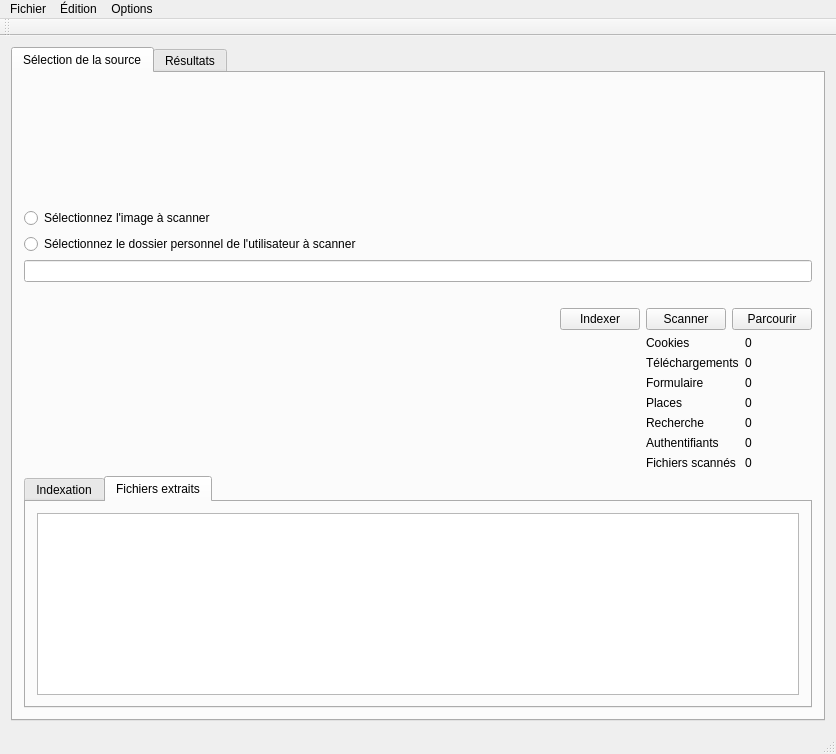
<?xml version="1.0" encoding="UTF-8"?>
<ui version="4.0">
 <class>Main_Window</class>
 <widget class="QMainWindow" name="Main_Window">
  <property name="geometry">
   <rect>
    <x>0</x>
    <y>0</y>
    <width>836</width>
    <height>754</height>
   </rect>
  </property>
  <property name="windowTitle">
   <string>Forensics Data Extractor</string>
  </property>
  <widget class="QWidget" name="centralWidget">
   <layout class="QVBoxLayout" name="verticalLayout_2">
    <item>
     <widget class="QTabWidget" name="tab_results">
      <property name="currentIndex">
       <number>0</number>
      </property>
      <widget class="QWidget" name="tab_fs">
       <attribute name="title">
        <string>Sélection de la source</string>
       </attribute>
       <layout class="QGridLayout" name="gridLayout">
        <item row="5" column="1" colspan="3">
         <layout class="QHBoxLayout" name="horizontalLayout">
          <item>
           <widget class="QPushButton" name="index_button">
            <property name="text">
             <string>Indexer</string>
            </property>
           </widget>
          </item>
          <item>
           <widget class="QPushButton" name="scan_button">
            <property name="text">
             <string>Scanner</string>
            </property>
           </widget>
          </item>
          <item>
           <widget class="QPushButton" name="browse_button">
            <property name="text">
             <string>Parcourir</string>
            </property>
           </widget>
          </item>
         </layout>
        </item>
        <item row="6" column="0" colspan="2">
         <spacer name="horizontalSpacer_3">
          <property name="orientation">
           <enum>Qt::Horizontal</enum>
          </property>
          <property name="sizeHint" stdset="0">
           <size>
            <width>684</width>
            <height>20</height>
           </size>
          </property>
         </spacer>
        </item>
        <item row="5" column="0">
         <spacer name="horizontalSpacer">
          <property name="orientation">
           <enum>Qt::Horizontal</enum>
          </property>
          <property name="sizeHint" stdset="0">
           <size>
            <width>600</width>
            <height>20</height>
           </size>
          </property>
         </spacer>
        </item>
        <item row="4" column="0" colspan="4">
         <spacer name="horizontalSpacer_2">
          <property name="orientation">
           <enum>Qt::Horizontal</enum>
          </property>
          <property name="sizeHint" stdset="0">
           <size>
            <width>793</width>
            <height>20</height>
           </size>
          </property>
         </spacer>
        </item>
        <item row="3" column="0" colspan="4">
         <widget class="QLineEdit" name="source_line"/>
        </item>
        <item row="6" column="2" colspan="2">
         <layout class="QFormLayout" name="formLayout">
          <property name="fieldGrowthPolicy">
           <enum>QFormLayout::AllNonFixedFieldsGrow</enum>
          </property>
          <item row="0" column="0">
           <widget class="QLabel" name="cookies_label">
            <property name="text">
             <string>Cookies</string>
            </property>
           </widget>
          </item>
          <item row="0" column="1">
           <widget class="QLabel" name="cookies_number">
            <property name="text">
             <string>0</string>
            </property>
           </widget>
          </item>
          <item row="1" column="0">
           <widget class="QLabel" name="downloads_label">
            <property name="text">
             <string>Téléchargements</string>
            </property>
           </widget>
          </item>
          <item row="1" column="1">
           <widget class="QLabel" name="downloads_number">
            <property name="text">
             <string>0</string>
            </property>
           </widget>
          </item>
          <item row="2" column="0">
           <widget class="QLabel" name="forms_label">
            <property name="text">
             <string>Formulaire</string>
            </property>
           </widget>
          </item>
          <item row="2" column="1">
           <widget class="QLabel" name="forms_number">
            <property name="text">
             <string>0</string>
            </property>
           </widget>
          </item>
          <item row="3" column="0">
           <widget class="QLabel" name="places_label">
            <property name="text">
             <string>Places</string>
            </property>
           </widget>
          </item>
          <item row="3" column="1">
           <widget class="QLabel" name="places_number">
            <property name="text">
             <string>0</string>
            </property>
           </widget>
          </item>
          <item row="4" column="0">
           <widget class="QLabel" name="search_label">
            <property name="text">
             <string>Recherche</string>
            </property>
           </widget>
          </item>
          <item row="4" column="1">
           <widget class="QLabel" name="search_number">
            <property name="text">
             <string>0</string>
            </property>
           </widget>
          </item>
          <item row="5" column="0">
           <widget class="QLabel" name="signons_label">
            <property name="text">
             <string>Authentifiants</string>
            </property>
           </widget>
          </item>
          <item row="5" column="1">
           <widget class="QLabel" name="signons_number">
            <property name="text">
             <string>0</string>
            </property>
           </widget>
          </item>
          <item row="6" column="0">
           <widget class="QLabel" name="indexed_files_label">
            <property name="text">
             <string>Fichiers scannés</string>
            </property>
           </widget>
          </item>
          <item row="6" column="1">
           <widget class="QLabel" name="indexed_files_number">
            <property name="text">
             <string>0</string>
            </property>
           </widget>
          </item>
         </layout>
        </item>
        <item row="7" column="0" colspan="4">
         <widget class="QTabWidget" name="tab_processing">
          <property name="currentIndex">
           <number>1</number>
          </property>
          <widget class="QWidget" name="tab_indexing">
           <attribute name="title">
            <string>Indexation</string>
           </attribute>
           <layout class="QVBoxLayout" name="verticalLayout_9">
            <item>
             <widget class="QTableView" name="indexed_list">
              <property name="verticalScrollBarPolicy">
               <enum>Qt::ScrollBarAlwaysOn</enum>
              </property>
             </widget>
            </item>
           </layout>
          </widget>
          <widget class="QWidget" name="tab_files_found">
           <attribute name="title">
            <string>Fichiers extraits</string>
           </attribute>
           <layout class="QVBoxLayout" name="verticalLayout_10">
            <item>
             <widget class="QTableView" name="extracted_list"/>
            </item>
           </layout>
          </widget>
         </widget>
        </item>
        <item row="0" column="1">
         <spacer name="verticalSpacer_3">
          <property name="orientation">
           <enum>Qt::Vertical</enum>
          </property>
          <property name="sizeHint" stdset="0">
           <size>
            <width>20</width>
            <height>137</height>
           </size>
          </property>
         </spacer>
        </item>
        <item row="1" column="0">
         <widget class="QRadioButton" name="radio_image">
          <property name="text">
           <string>Sélectionnez l'image à scanner</string>
          </property>
         </widget>
        </item>
        <item row="2" column="0">
         <widget class="QRadioButton" name="radio_directory">
          <property name="text">
           <string>Sélectionnez le dossier personnel de l'utilisateur à scanner</string>
          </property>
         </widget>
        </item>
       </layout>
      </widget>
      <widget class="QWidget" name="widget">
       <attribute name="title">
        <string>Résultats</string>
       </attribute>
       <layout class="QVBoxLayout" name="verticalLayout">
        <item>
         <widget class="QToolBox" name="toolBox">
          <property name="currentIndex">
           <number>0</number>
          </property>
          <widget class="QWidget" name="cookies_page">
           <property name="geometry">
            <rect>
             <x>0</x>
             <y>0</y>
             <width>766</width>
             <height>415</height>
            </rect>
           </property>
           <attribute name="label">
            <string>Cookies</string>
           </attribute>
           <layout class="QVBoxLayout" name="verticalLayout_8">
            <item>
             <widget class="QTableView" name="cookies_view">
              <property name="alternatingRowColors">
               <bool>true</bool>
              </property>
              <property name="sortingEnabled">
               <bool>true</bool>
              </property>
             </widget>
            </item>
           </layout>
          </widget>
          <widget class="QWidget" name="downloads_page">
           <property name="geometry">
            <rect>
             <x>0</x>
             <y>0</y>
             <width>102</width>
             <height>102</height>
            </rect>
           </property>
           <attribute name="label">
            <string>Téléchargements</string>
           </attribute>
           <layout class="QVBoxLayout" name="verticalLayout_7">
            <item>
             <widget class="QTableView" name="downloads_view">
              <property name="alternatingRowColors">
               <bool>true</bool>
              </property>
              <property name="sortingEnabled">
               <bool>true</bool>
              </property>
             </widget>
            </item>
           </layout>
          </widget>
          <widget class="QWidget" name="forms_page">
           <property name="geometry">
            <rect>
             <x>0</x>
             <y>0</y>
             <width>102</width>
             <height>102</height>
            </rect>
           </property>
           <attribute name="label">
            <string>Formulaires</string>
           </attribute>
           <layout class="QVBoxLayout" name="verticalLayout_6">
            <item>
             <widget class="QTableView" name="forms_view">
              <property name="alternatingRowColors">
               <bool>true</bool>
              </property>
              <property name="sortingEnabled">
               <bool>true</bool>
              </property>
             </widget>
            </item>
           </layout>
          </widget>
          <widget class="QWidget" name="places_page">
           <property name="geometry">
            <rect>
             <x>0</x>
             <y>0</y>
             <width>102</width>
             <height>102</height>
            </rect>
           </property>
           <attribute name="label">
            <string>Surf</string>
           </attribute>
           <layout class="QVBoxLayout" name="verticalLayout_5">
            <item>
             <widget class="QTableView" name="places_view">
              <property name="alternatingRowColors">
               <bool>true</bool>
              </property>
              <property name="sortingEnabled">
               <bool>true</bool>
              </property>
             </widget>
            </item>
           </layout>
          </widget>
          <widget class="QWidget" name="search_page">
           <property name="geometry">
            <rect>
             <x>0</x>
             <y>0</y>
             <width>102</width>
             <height>102</height>
            </rect>
           </property>
           <attribute name="label">
            <string>Recherches</string>
           </attribute>
           <layout class="QVBoxLayout" name="verticalLayout_4">
            <item>
             <widget class="QTableView" name="search_view">
              <property name="alternatingRowColors">
               <bool>true</bool>
              </property>
              <property name="sortingEnabled">
               <bool>true</bool>
              </property>
             </widget>
            </item>
           </layout>
          </widget>
          <widget class="QWidget" name="signons_page">
           <property name="geometry">
            <rect>
             <x>0</x>
             <y>0</y>
             <width>102</width>
             <height>102</height>
            </rect>
           </property>
           <attribute name="label">
            <string>Authentifiants</string>
           </attribute>
           <layout class="QVBoxLayout" name="verticalLayout_3">
            <item>
             <widget class="QTableView" name="signons_view">
              <property name="alternatingRowColors">
               <bool>true</bool>
              </property>
              <property name="sortingEnabled">
               <bool>true</bool>
              </property>
             </widget>
            </item>
           </layout>
          </widget>
         </widget>
        </item>
       </layout>
      </widget>
     </widget>
    </item>
   </layout>
  </widget>
  <widget class="QMenuBar" name="menuBar">
   <property name="geometry">
    <rect>
     <x>0</x>
     <y>0</y>
     <width>836</width>
     <height>22</height>
    </rect>
   </property>
   <widget class="QMenu" name="menuFichier">
    <property name="title">
     <string>Fichier</string>
    </property>
    <addaction name="action_New_Analysis"/>
    <addaction name="action_Open_Analysis"/>
    <addaction name="action_Save_Analysis"/>
    <addaction name="action_Close_Analysis"/>
    <addaction name="separator"/>
    <addaction name="action_Quit"/>
   </widget>
   <widget class="QMenu" name="menu_dition">
    <property name="title">
     <string>Édition</string>
    </property>
   </widget>
   <widget class="QMenu" name="menuOptions">
    <property name="title">
     <string>Options</string>
    </property>
    <addaction name="action_Preferences"/>
   </widget>
   <addaction name="menuFichier"/>
   <addaction name="menu_dition"/>
   <addaction name="menuOptions"/>
  </widget>
  <widget class="QToolBar" name="mainToolBar">
   <attribute name="toolBarArea">
    <enum>TopToolBarArea</enum>
   </attribute>
   <attribute name="toolBarBreak">
    <bool>false</bool>
   </attribute>
  </widget>
  <widget class="QStatusBar" name="statusBar"/>
  <action name="action_New_Analysis">
   <property name="text">
    <string>Nouvelle analyse...</string>
   </property>
   <property name="shortcut">
    <string>Ctrl+N</string>
   </property>
  </action>
  <action name="action_Open_Analysis">
   <property name="text">
    <string>Ouvrir une analyse...</string>
   </property>
   <property name="shortcut">
    <string>Ctrl+O</string>
   </property>
  </action>
  <action name="action_Close_Analysis">
   <property name="text">
    <string>Fermer l'analyse</string>
   </property>
  </action>
  <action name="action_Quit">
   <property name="text">
    <string>Quitter</string>
   </property>
   <property name="shortcut">
    <string>Ctrl+Q</string>
   </property>
  </action>
  <action name="action_Preferences">
   <property name="text">
    <string>Préférences</string>
   </property>
  </action>
  <action name="action_Save_Analysis">
   <property name="text">
    <string>Enregistrer l'analyse</string>
   </property>
  </action>
 </widget>
 <layoutdefault spacing="6" margin="11"/>
 <resources/>
 <connections/>
</ui>
